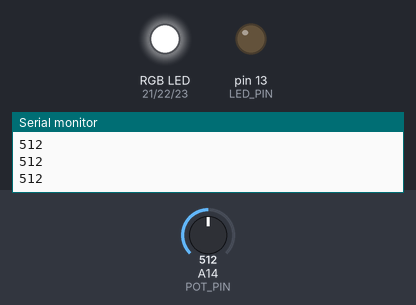
Recording of a sketch running on a simulated Arduino Mega 2560, built with avr-gcc and run on an emulated ATmega2560. Parts: an RGB LED mixed from three pins (HIGH = lit), output pins drawn as LEDs (lit = HIGH), the last lines printed to the serial monitor. The inputs (shaded band) are chosen by the test bench; at power-on: A14 (POT_PIN) = 512.

Above: at 3.7 s.
3.8 s: A14 (POT_PIN) set to 522
At 5.9 s:
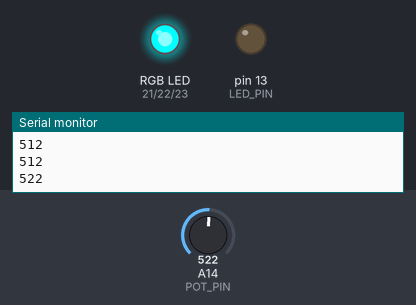
At 10.8 s:
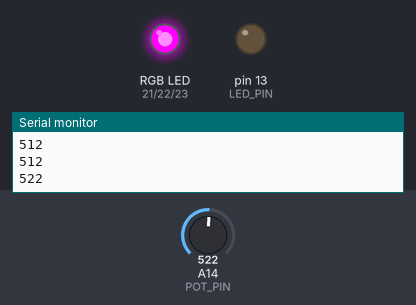
Timing chart, 0 to 32.2 s (numbered marks = the images above; inputs shaded):
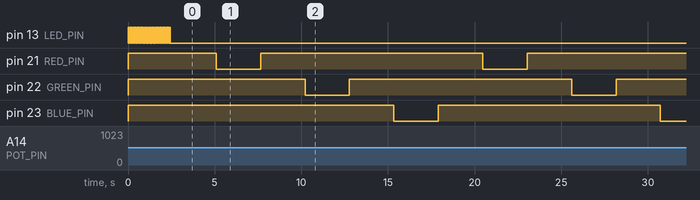

The sketch:

multicolor_led.ino
```cpp
// (licence header left out)
/***********************************************************************************************************************
* @FILE multicolor_led.ino
* @BRIEF An example Arduino sketch showing dimmer control of a multicolor LED
* @AUTHOR Christopher D. McMurrough
**********************************************************************************************************************/

// define onobard LED pins
const int LED_PIN = 13;
const int LED_ON = HIGH;
const int LED_OFF = LOW;

// define RGB LED pins
const int RED_PIN = 21;
const int GREEN_PIN = 22;
const int BLUE_PIN = 23;
const int RGB_ON = LOW;
const int RGB_OFF = HIGH;

// define potentiometer pins
const int POT_PIN = 14;

/***********************************************************************************************************************
* @BRIEF perform initial setup of the microcontroller
* @AUTHOR Christoper D. McMurrough
**********************************************************************************************************************/
void setup()
{
    // initialize the IO pins
    pinMode(LED_PIN, OUTPUT);
    pinMode(RED_PIN, OUTPUT);
    pinMode(GREEN_PIN, OUTPUT);
    pinMode(BLUE_PIN, OUTPUT);

    // turn off the RGB LED by pulling the pins hig
    digitalWrite(RED_PIN, RGB_OFF);
    digitalWrite(GREEN_PIN, RGB_OFF);
    digitalWrite(BLUE_PIN, RGB_OFF);

    // flash the onboard LED state
    for(int i = 0; i < 25; i++)
    {
        digitalWrite(LED_PIN, LED_ON);
        delay(50);
        digitalWrite(LED_PIN, LED_OFF);
        delay(50);
    }

    // start serial communication at 9600 bps
    Serial.begin(9600);
}

/***********************************************************************************************************************
* @BRIEF main program loop
* @AUTHOR Christoper D. McMurrough
**********************************************************************************************************************/
void loop()
{
    int potValue = analogRead(POT_PIN);
    Serial.println(potValue);

    // if the potentiometer value is over half of the range, enable the RGB LED
    if(potValue > 512)
    {
        // steadily increase LED brightness
        for(int i = 0; i < 256; i++)
        {
            analogWrite(RED_PIN, 255 - i);
            delay(10);
        }

        // steadily decrease LED brightness
        for(int i = 0; i < 256; i++)
        {
            analogWrite(RED_PIN, i);
            delay(10);
        }

        // steadily increase LED brightness
        for(int i = 0; i < 256; i++)
        {
            analogWrite(GREEN_PIN, 255 - i);
            delay(10);
        }

        // steadily decrease LED brightness
        for(int i = 0; i < 256; i++)
        {
            analogWrite(GREEN_PIN, i);
            delay(10);
        }

        // steadily increase LED brightness
        for(int i = 0; i < 256; i++)
        {
            analogWrite(BLUE_PIN, 255 - i);
            delay(10);
        }

        // steadily decrease LED brightness
        for(int i = 0; i < 256; i++)
        {
            analogWrite(BLUE_PIN, i);
            delay(10);
        }
    }
}
```

Measured:
- the behaviour switches between 512 and 513 on A14 (POT_PIN) (found by bisection; images 0 and 1)
- after the input at 3.8 s, pin 21 (RED_PIN): alternates HIGH for 12.8 s and LOW for 2.6 s, starting after 1.3 s; pin 22 (GREEN_PIN): alternates HIGH for 12.8 s and LOW for 2.6 s, starting after 6.4 s; pin 23 (BLUE_PIN): HIGH → LOW after 11.5 s, → HIGH 2.6 s later, → LOW 12.8 s later
